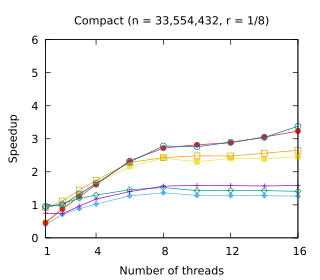

The gnuplot source for this figure:
set title "Compact (n = 33,554,432, r = 1/8)"
set terminal pdf size 3.2,2.8
set output "./results/Compact_n___33,554,432,_r___1_8.pdf"
set key off
set xrange [1:16]
set xtics (1, 4, 8, 12, 16, 20, 24, 28, 32)
set xlabel "Number of threads"
set yrange [0:6]
set ylabel "Speedup"
plot './results/Compact_n___33,554,432,_r___1_8.dat' using 1:2 title "Scan-then-propagate" ls 3 lw 1 pointsize 0.6 pointtype 13 with linespoints, \
  './results/Compact_n___33,554,432,_r___1_8.dat' using 1:3 title "Reduce-then-scan" ls 5 lw 1 pointsize 0.6 with linespoints, \
  './results/Compact_n___33,554,432,_r___1_8.dat' using 1:4 title "Chained scan" ls 7 lw 1 pointsize 0.6 with linespoints, \
  './results/Compact_n___33,554,432,_r___1_8.dat' using 1:5 title "Assisted scan-t.-prop." ls 2 lw 1 pointsize 0.7 pointtype 12 with linespoints, \
  './results/Compact_n___33,554,432,_r___1_8.dat' using 1:6 title "Assisted reduce-t.-scan" ls 4 lw 1 pointsize 0.7 with linespoints, \
  './results/Compact_n___33,554,432,_r___1_8.dat' using 1:7 title "Adaptive chained scan" ls 6 lw 1 pointsize 0.7 with linespoints, \
  './results/Compact_n___33,554,432,_r___1_8.dat' using 1:8 title "oneTBB" ls 1 lw 1 pointsize 0.6 with linespoints
